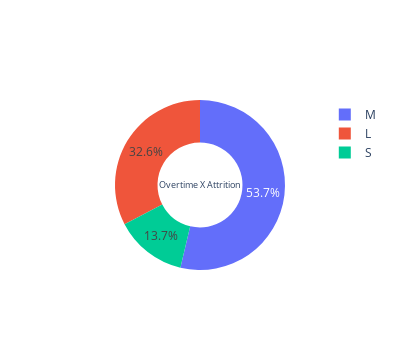

Notebook code cell kept with this figure:
### Code cell
# Doughnut chart

fig = go.Figure()
fig.add_trace(go.Pie(values= [326,198,83],title = 'Overtime X Attrition', labels=['M','L','S'], hole=0.5))

fig.update_layout(autosize=False, width=400, height=350)
fig.show()

### Figure 1 — Plotly figure (JSON) as saved in the notebook; plotly's stock layout.template omitted (floating-point values rounded to 4 significant figures)
{"data": [{"hole": 0.5, "labels": ["M", "L", "S"], "title": {"text": "Overtime X Attrition"}, "type": "pie", "values": [326, 198, 83]}], "layout": {"autosize": false, "height": 350, "width": 400}}
